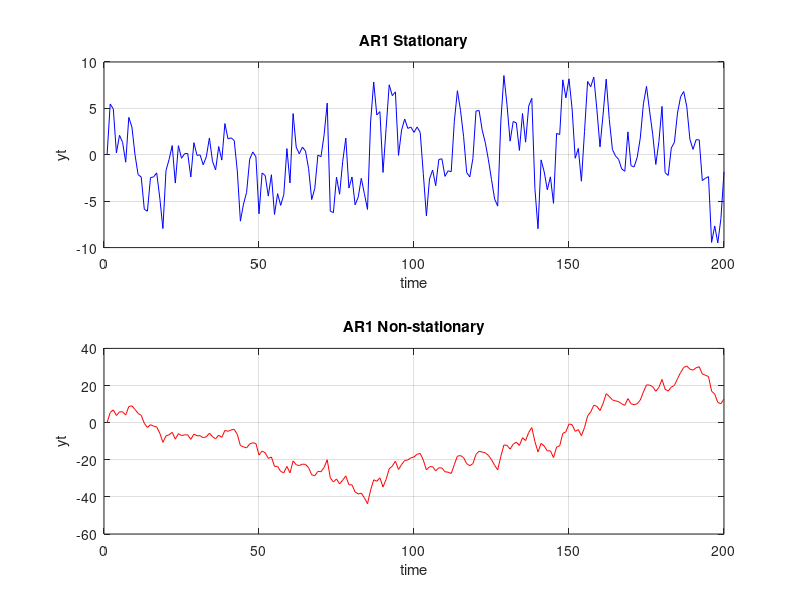

This figure's MATLAB source:
%USAGE: AR1_Stationary

clear all;
clc;
clf;
close all

randn('seed',sum(clock*1000000)); %Sets the seed to a different value each time.

%Simulate a model with an AR(1) disturbance term  
t = 200;

rho1=0.65        %Set a value of the AR1 coefficient
sigma  = 3;      %Set a value of std for random number generator


yt= zeros(t,1);             %put yt into a zero vector

error_t = sigma*randn(t,1); %generate random error term

%Write the AR1 model 

for i=2:t
    yt(i) = rho1*yt(i-1) + error_t(i);    %AR(1) model y_t=rho1*y_t-1+eps_t where eps_t~iid(o,sigma^2)                                                                  
                                                             
end
y_ar1 = yt;

y_t_1=yt(i-1);

%Plotting

subplot(2,1,1)
 plot(y_ar1, 'b')
 ylabel('yt')
 xlabel('time')
 title('AR1 Stationary')
 
 grid on
 
 %Note the expected value of AR1 Stationary is rho1*yt(i-1):
 %E(y_t|y_t-1)=rho*y_t-1
 
 ExpAR1_Sta=rho1*yt(i-1)
 
 Meanyt=mean(y_ar1)
 
 Std_yt=std(y_ar1)
 
 pause;
 
 disp('------- AR1 Nonstaionary ------')
 
 rho1=1
 
 for i=2:t
    yt(i) = rho1*yt(i-1) + error_t(i);    %AR(1) model y_t=rho1*y_t-1+eps_t where eps_t~iid(o,sigma^2)                                                                  
                                                             
end
y_ar1 = yt;


subplot(2,1,2)
 plot(y_ar1, 'r')
 ylabel('yt')
 xlabel('time')
 title('AR1 Non-stationary')
 
 grid on
 

 %Note the expected value of AR1 Non-stationary is yt(i-1):
 %E(y_t|y_t-1)=y_t-1
 
 ExpAR1_NonSta=yt(i-1)
 
 Meanyt=mean(y_ar1)
 
 Std_yt=std(y_ar1)
 